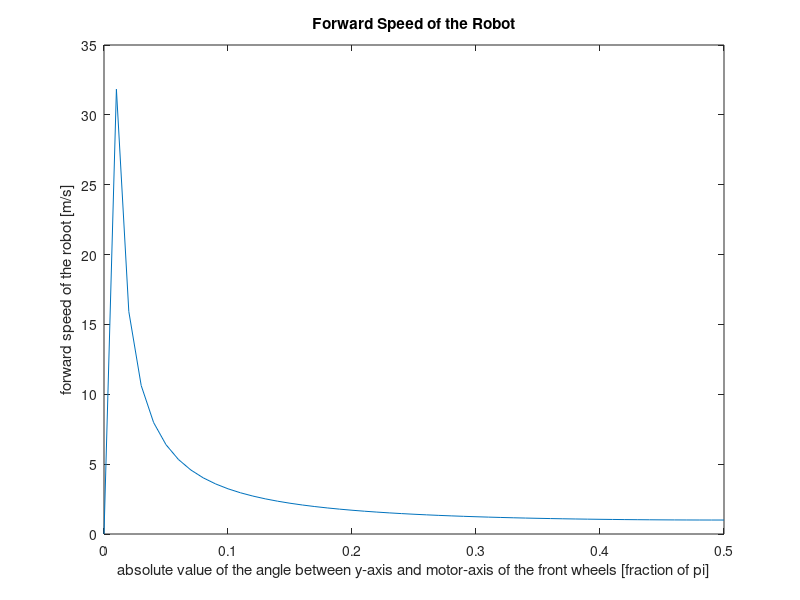

Write MATLAB code to recreate this figure.
ang1 = [0:0.01:0.5];
ang2 = fliplr([0.5:0.01:1]);
ang3 = ones(1, length(ang1)) * 3/2;
val11 = shiftdim(-sin(ang1*pi), -1);
val12 = shiftdim(cos(ang1*pi), -1);
val13 = shiftdim(ones(1, length(ang1)), -1);
val21 = shiftdim(-sin(ang2*pi), -1);
val22 = shiftdim(cos(ang2*pi), -1);
val23 = shiftdim(ones(1, length(ang2)), -1);
val31 = shiftdim(-sin(ang3*pi), -1);
val32 = shiftdim(cos(ang3*pi), -1);
val33 = shiftdim(ones(1, length(ang3)), -1);
M = [val11 val12 val13; val21 val22 val23; val31 val32 val33];
v = [1; -1; 0];
res = zeros(3, 1, length(ang1));
for k = [1:length(ang1)],
    res(:, :, k) = pinv(M(:, :, k))*v;
end;
x = fliplr([0:0.01:0.5]);
plot(x, shiftdim(res(2, :, :), 1));
title("Forward Speed of the Robot");
xlabel("absolute value of the angle between y-axis and motor-axis of the front wheels [fraction of pi]");
ylabel("forward speed of the robot [m/s]");
